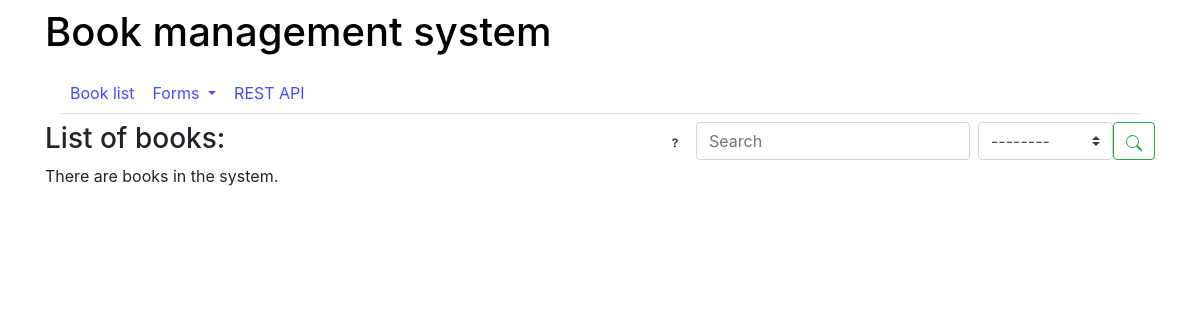
The page /book_list on the database as committed earlier.
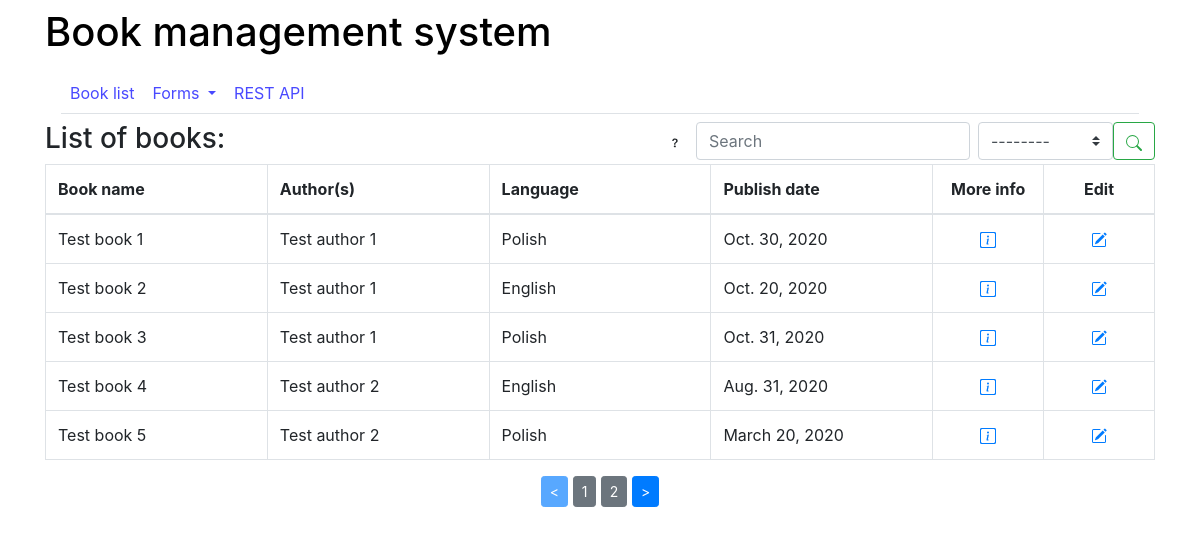
The same page on the database as committed later.
### bookManagement/models.py (models this page shows)
class Book(models.Model):
    title = models.CharField(max_length = 50)
    authors = models.CharField(max_length = 50)
    publishedDate = models.DateField(help_text = "Use 'yyyy-mm-dd' date format. For example '2020-10-30'.")
    isbnType = models.CharField(max_length = 7, choices = ISBN_TYPE_CHOICES, help_text = "Choose type of ISBN normalization you want to use.")
    isbnId = models.CharField(max_length = 17, help_text = "Insert ISBN ID compatible with type you have chosen. For example (for ISBN-13): 978-2-1234-5680-3 or 9782123456803.")
    pageCount = models.PositiveIntegerField()
    image = models.URLField()
    language = models.CharField(max_length = 50)

### bookManagement/views.py (the view)
# urls.py: path('book_list', views.book_list, name='book_list'),
def book_list(request):
    try:
        book_list = Book.objects.all()
        page = request.GET.get('page', 1)
        paginator = Paginator(book_list, 5)
        try:
            books = paginator.page(page)
        except PageNotAnInteger:
            books = paginator.page(1)
        except EmptyPage:
            books = paginator.page(paginator.num_pages)
        return render(request, 'book_list.html', { 'books': books })
    except Exception as exception:
        error = "Something went wrong. If error occurs often please send error message contained below to administator."
        error_message = str(exception)
        return render(request, 'error.html', {'em':error_message, 'e':error})

### bookManagement/templates/book_list.html (shortened to what this page needs)
{% extends 'base.html' %}
{% block content %}
<div class="container">
    <div class="row">
        <div class="col">
            <h3>List of books:</h3>
        </div>
        <div class="col">
            <form method="GET" action="{% url 'book_search' %}"  role="form" class="form-inline float-right">
                <a type="button" class="btn btn-outline my-2 my-sm-0" data-toggle="modal" href="#ModalQuestionmark"></button>
                </a>
                <input class="form-control mr-sm-2" type="text" placeholder='Search' id="searchPlaceholder" aria-label="Search" name="keyword">
                <select class="browser-default custom-select" name="parameter">
                    <option selected="">--------</option>
                </select>
                <button class="btn btn-outline-success my-2 my-sm-0" type="submit">
                </button>
            </form>
        </div>
    </div>
    <div class="row" id="books">
        {% if books %}
            <div class="col-sm">
            <table class="table table-bordered">
                <thead>
                    <tr>
                        <th style="width: 20%">Book name</th>
                        <th style="width: 20%">Author(s)</th>
                        <th style="width: 20%">Language</th>
                        <th style="width: 20%">Publish date</th>
                        <th style="width: 10%" class="text-center">More info</th>
                        <th style="width: 10%" class="text-center">Edit</th>
                    </tr>
                </thead>
                <tbody>
                {% for book in books %}
                    <tr>
                        <td>{{ book.title }}</td>
                        <td>{{ book.authors }}</td>
                        <td>{{ book.language }}</td>
                        <td>{{ book.publishedDate }}</td>
                        <td class="text-center">
                            <a type="button" data-toggle="modal" href="#Modal{{ book.id }}"></button>
                            </a>
                        </td>
                        <td class="text-center">
                            <a href="{% url 'book_edit' book.id %} " type="button">
                            </a>
                        </td>
                    </tr>
                {% endfor %}
                </tbody>
            </table>
        {% else %}
            <div class="col-sm">
                <p>There are books in the system.</p>
            </div>
        {% endif %}
    </div>
</div>
<div class="container">
    <div class="row justify-content-center" id="pagination">
    {% if books.has_other_pages %}
        <div>
            {% if books.has_previous %}
                <a href="?page={{ books.previous_page_number }}" class="btn btn-primary btn-sm">&lt;</a>
            {% else %}
                <button class="btn btn-primary btn-sm disabled">&lt;</button>
            {% endif %}
            {% for i in books.paginator.page_range %}
                {% if packages.number == i %}
                <button class="active btn btn-secondary btn-sm"> {{ i }} <span class="sr-only">(current)</span></button>
                {% else %}
                <a href="?page={{ i }}" class="btn btn-secondary btn-sm"> {{ i }} </a>
                {% endif %}
            {% endfor %}
            {% if books.has_next %}
                <a href="?page={{ books.next_page_number }}" class="btn btn-primary btn-sm">&gt;</a>
            {% else %}
                <button class="btn btn-primary btn-sm disabled">&gt;</button>
            {% endif %}
        </div>
    {% endif %}
    </div>
</div>
{% endblock %}

Rows that differ between the two databases and show on the page:
added Book: title "Test book 1", authors "Test author 1", language "Polish", publishedDate "Oct. 30, 2020"
added Book: title "Test book 2", authors "Test author 1", language "English", publishedDate "Oct. 20, 2020"
added Book: title "Test book 3", authors "Test author 1", language "Polish", publishedDate "Oct. 31, 2020"
added Book: title "Test book 4", authors "Test author 2", language "English", publishedDate "Aug. 31, 2020"
added Book: title "Test book 5", authors "Test author 2", language "Polish", publishedDate "March 20, 2020"
Other text that changed with them:
text no longer shown: "There are books in the system."
text now shown: "Book name Author(s) Language Publish date More info Edit < >"
new list line: "1"
new list line: "2"
